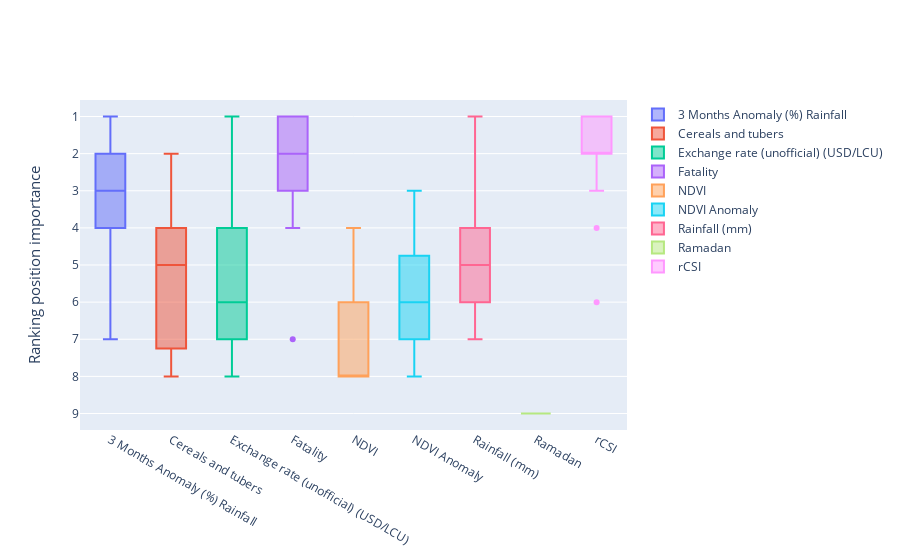

Here is the notebook cell this chart was saved with:
### Code cell
fig = go.Figure(data = [go.Box(y = T_fcs_rank[col], name = col) for i, col in enumerate(T_fcs_rank)])
fig.update_layout(yaxis = dict(autorange = "reversed"))
fig.update_layout(yaxis_title = dict(text = "Ranking position importance", font = dict(size = 15)))
fig.show()

### Figure 1 — Plotly figure (JSON) as saved in the notebook; plotly's stock layout.template omitted (floating-point values rounded to 4 significant figures)
{"data": [{"name": "3 Months Anomaly (%) Rainfall", "type": "box", "y": [5, 7, 4, 6, 4, 2, 3, 2, 2, 4, 4, 4, 3, 2, 3, 4, 2, 3, 2, 1, 3]}, {"name": "Cereals and tubers", "type": "box", "y": [2, 8, 3, 4, 8, 5, 6, 4, 7, 5, 3, 6, 8, 8, 8, 5, 4, 4, 7, 6, 5]}, {"name": "Exchange rate (unofficial) (USD/LCU)", "type": "box", "y": [3, 5, 1, 5, 7, 8, 4, 7, 8, 7, 5, 3, 6, 5, 6, 7, 7, 6, 3, 4, 7]}, {"name": "Fatality", "type": "box", "y": [1, 1, 7, 1, 1, 1, 2, 3, 1, 3, 2, 2, 2, 1, 2, 1, 3, 2, 4, 3, 1]}, {"name": "NDVI", "type": "box", "y": [8, 6, 8, 7, 5, 6, 8, 5, 5, 8, 8, 8, 4, 6, 7, 8, 8, 8, 8, 8, 8]}, {"name": "NDVI Anomaly", "type": "box", "y": [7, 3, 5, 8, 3, 4, 5, 8, 3, 6, 7, 7, 7, 7, 4, 6, 5, 7, 6, 7, 6]}, {"name": "Rainfall (mm)", "type": "box", "y": [4, 4, 6, 3, 6, 7, 7, 6, 6, 1, 6, 5, 5, 4, 5, 3, 6, 5, 5, 5, 4]}, {"name": "Ramadan", "type": "box", "y": [9, 9, 9, 9, 9, 9, 9, 9, 9, 9, 9, 9, 9, 9, 9, 9, 9, 9, 9, 9, 9]}, {"name": "rCSI", "type": "box", "y": [6, 2, 2, 2, 2, 3, 1, 1, 4, 2, 1, 1, 1, 3, 1, 2, 1, 1, 1, 2, 2]}], "layout": {"yaxis": {"autorange": "reversed", "title": {"font": {"size": 15}, "text": "Ranking position importance"}}}}
